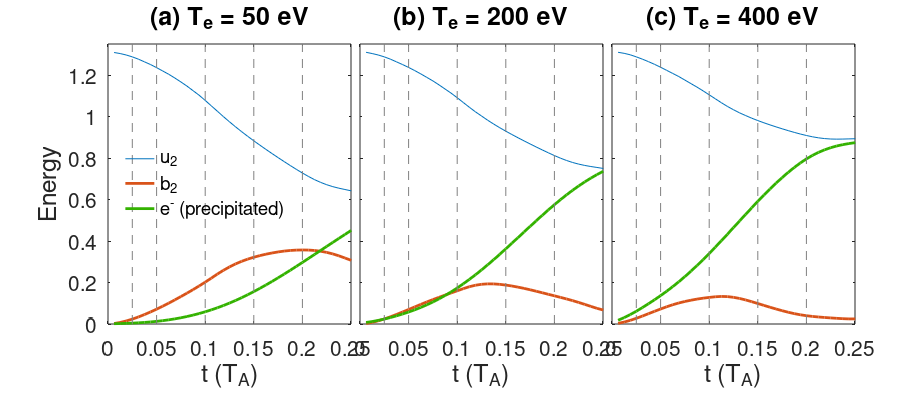
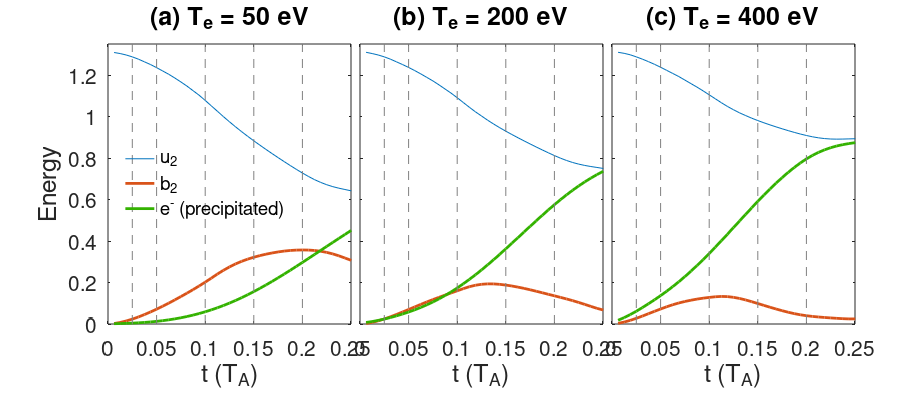
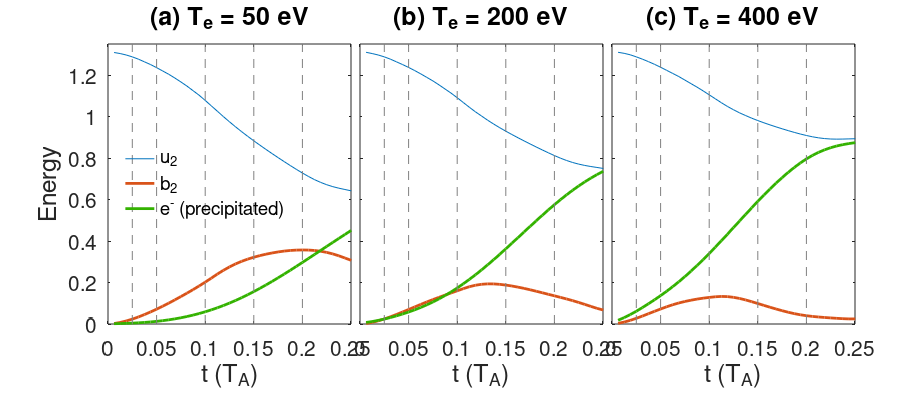

Write MATLAB code to recreate these figures, in order.
clear all

        
load('Fig6_data','t250050','Tu2250050','t250050','Tb2250050','Te2250050', ...
                 't250200','Tu2250200','t250200','Tb2250200','Te2250200', ...
                 't250400','Tu2250400','t250400','Tb2250400','Te2250400')
      
             
colormap(jet)


xx = [ 0.025, 0.05, 0.1, 0.15, 0.2];

figure(2)

set(gcf,'PaperPosition',[0.1, 0.1, 9, 4])

     
subplot(131)
plot(t250050, Tu2250050, t250050, Tb2250050, 'linewidth', 2)
hold on
plot(t250050, Te2250050, 'color', [0.2,0.7,0],'linewidth', 2)
for ii=1:5
   plot([xx(ii), xx(ii)], [0, 1.35],'linestyle', '--', 'color', [0.5,0.5,0.5]); 
end
hold off
set(gca, 'xlim', [0,0.25], 'ylim', [0,1.35], 'fontsize', 15);
title('(a) T_e = 50 eV', 'fontsize', 18);
ylabel('Energy', 'fontsize', 18);
xlabel('t (T_A)', 'fontsize', 18);
set(gca, 'position', [0.12,0.19,0.27, 0.7]);
h = legend('u_2', 'b_2', 'e^- (precipitated)');
set(h, 'location', 'west', 'box','off');


subplot(132)
plot(t250200, Tu2250200, t250200, Tb2250200, 'linewidth', 2);%, t250200, Tu2250200)
hold on
plot(t250200, Te2250200, 'color', [0.2,0.7,0],'linewidth', 2)
for ii=1:5
   plot([xx(ii), xx(ii)], [0, 1.35],'linestyle', '--', 'color', [0.5,0.5,0.5]); 
end
hold off
set(gca, 'xlim', [0,0.25], 'ylim', [0,1.35],'yticklabel','', 'fontsize', 15);
title('(b) T_e = 200 eV', 'fontsize', 18);
xlabel('t (T_A)', 'fontsize', 18);
set(gca, 'position', [0.40,0.19,0.27, 0.7]);

  
subplot(133)
plot(t250400, Tu2250400, t250400, Tb2250400, 'linewidth', 2);%, t250200, Tu2250200)
hold on
plot(t250400, Te2250400, 'color', [0.2,0.7,0],'linewidth', 2)
for ii=1:5
   plot([xx(ii), xx(ii)], [0, 1.35],'linestyle', '--', 'color', [0.5,0.5,0.5]); 
end
hold off
set(gca, 'xlim', [0,0.25], 'ylim', [0,1.35],'yticklabel','', 'fontsize', 15);
title('(c) T_e = 400 eV', 'fontsize', 18);
xlabel('t (T_A)', 'fontsize', 18);
set(gca, 'position', [0.68,0.19,0.27, 0.7]);


saveas(gcf, 'Fig6', 'pdf');
saveas(gcf, 'Fig6', 'epsc');
saveas(gcf, 'Fig6', 'png');
 



 